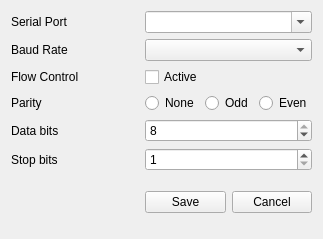
<?xml version="1.0" encoding="UTF-8"?>
<ui version="4.0">
 <class>SerialConfiguration</class>
 <widget class="QWidget" name="SerialConfiguration">
  <property name="geometry">
   <rect>
    <x>0</x>
    <y>0</y>
    <width>323</width>
    <height>239</height>
   </rect>
  </property>
  <property name="windowTitle">
   <string>Form</string>
  </property>
  <layout class="QGridLayout" name="gridLayout_2">
   <item row="0" column="0">
    <layout class="QGridLayout" name="gridLayout" rowstretch="0,0,0,0,0,0,0" columnstretch="0,0,0">
     <item row="6" column="0">
      <spacer name="verticalSpacer">
       <property name="orientation">
        <enum>Qt::Vertical</enum>
       </property>
       <property name="sizeHint" stdset="0">
        <size>
         <width>20</width>
         <height>40</height>
        </size>
       </property>
      </spacer>
     </item>
     <item row="5" column="2">
      <widget class="QSpinBox" name="stopBits">
       <property name="minimum">
        <number>1</number>
       </property>
       <property name="maximum">
        <number>2</number>
       </property>
      </widget>
     </item>
     <item row="0" column="1">
      <spacer name="horizontalSpacer">
       <property name="orientation">
        <enum>Qt::Horizontal</enum>
       </property>
       <property name="sizeHint" stdset="0">
        <size>
         <width>40</width>
         <height>20</height>
        </size>
       </property>
      </spacer>
     </item>
     <item row="3" column="0">
      <widget class="QLabel" name="label_4">
       <property name="text">
        <string>Parity</string>
       </property>
      </widget>
     </item>
     <item row="1" column="2">
      <widget class="QComboBox" name="baudRateBox"/>
     </item>
     <item row="4" column="2">
      <widget class="QSpinBox" name="dataBits">
       <property name="minimum">
        <number>5</number>
       </property>
       <property name="maximum">
        <number>8</number>
       </property>
       <property name="value">
        <number>8</number>
       </property>
      </widget>
     </item>
     <item row="2" column="2">
      <widget class="QCheckBox" name="flowControl">
       <property name="text">
        <string>Active</string>
       </property>
      </widget>
     </item>
     <item row="1" column="1">
      <spacer name="horizontalSpacer_2">
       <property name="orientation">
        <enum>Qt::Horizontal</enum>
       </property>
       <property name="sizeHint" stdset="0">
        <size>
         <width>40</width>
         <height>20</height>
        </size>
       </property>
      </spacer>
     </item>
     <item row="0" column="2">
      <widget class="QComboBox" name="portListBox">
       <property name="sizePolicy">
        <sizepolicy hsizetype="Preferred" vsizetype="Fixed">
         <horstretch>0</horstretch>
         <verstretch>0</verstretch>
        </sizepolicy>
       </property>
       <property name="editable">
        <bool>true</bool>
       </property>
       <property name="currentIndex">
        <number>-1</number>
       </property>
       <property name="sizeAdjustPolicy">
        <enum>QComboBox::AdjustToContents</enum>
       </property>
      </widget>
     </item>
     <item row="4" column="0">
      <widget class="QLabel" name="label_5">
       <property name="text">
        <string>Data bits</string>
       </property>
      </widget>
     </item>
     <item row="1" column="0">
      <widget class="QLabel" name="label_2">
       <property name="text">
        <string>Baud Rate</string>
       </property>
      </widget>
     </item>
     <item row="2" column="0">
      <widget class="QLabel" name="label_3">
       <property name="text">
        <string>Flow Control</string>
       </property>
      </widget>
     </item>
     <item row="3" column="2">
      <layout class="QHBoxLayout" name="horizontalLayout">
       <item>
        <widget class="QRadioButton" name="parityNone">
         <property name="text">
          <string>None</string>
         </property>
        </widget>
       </item>
       <item>
        <widget class="QRadioButton" name="parityOdd">
         <property name="text">
          <string>Odd</string>
         </property>
        </widget>
       </item>
       <item>
        <widget class="QRadioButton" name="parityEven">
         <property name="text">
          <string>Even</string>
         </property>
        </widget>
       </item>
      </layout>
     </item>
     <item row="0" column="0">
      <widget class="QLabel" name="label">
       <property name="text">
        <string>Serial Port</string>
       </property>
      </widget>
     </item>
     <item row="5" column="0">
      <widget class="QLabel" name="label_6">
       <property name="text">
        <string>Stop bits</string>
       </property>
      </widget>
     </item>
     <item row="6" column="2">
      <layout class="QHBoxLayout" name="horizontalLayout_2">
       <item>
        <widget class="QPushButton" name="saveBtn">
         <property name="text">
          <string>Save</string>
         </property>
         <property name="icon">
          <iconset resource="../files.qrc">
           <normaloff>:/files/images/validate.png</normaloff>:/files/images/validate.png</iconset>
         </property>
        </widget>
       </item>
       <item>
        <widget class="QPushButton" name="cancelBtn">
         <property name="text">
          <string>Cancel</string>
         </property>
        </widget>
       </item>
      </layout>
     </item>
    </layout>
   </item>
  </layout>
 </widget>
 <resources>
  <include location="../files.qrc"/>
 </resources>
 <connections>
  <connection>
   <sender>cancelBtn</sender>
   <signal>clicked()</signal>
   <receiver>SerialConfiguration</receiver>
   <slot>close()</slot>
   <hints>
    <hint type="sourcelabel">
     <x>262</x>
     <y>216</y>
    </hint>
    <hint type="destinationlabel">
     <x>161</x>
     <y>121</y>
    </hint>
   </hints>
  </connection>
 </connections>
</ui>
